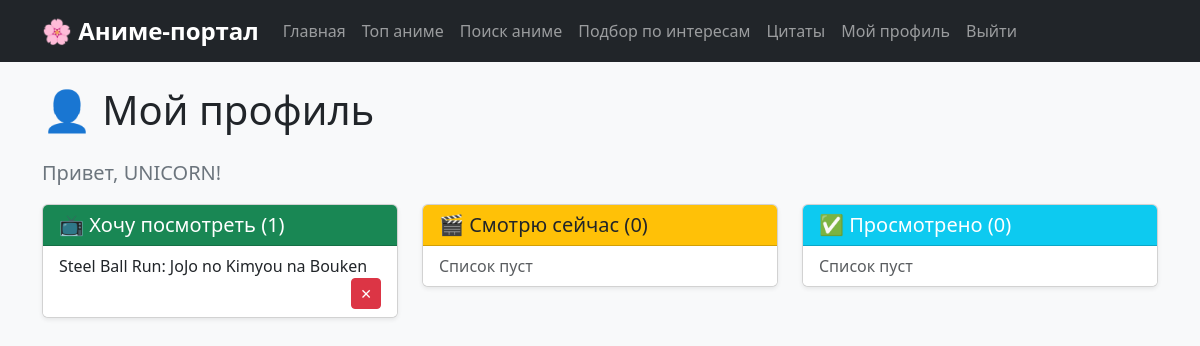
The page /profile (signed in) on the database as committed earlier.
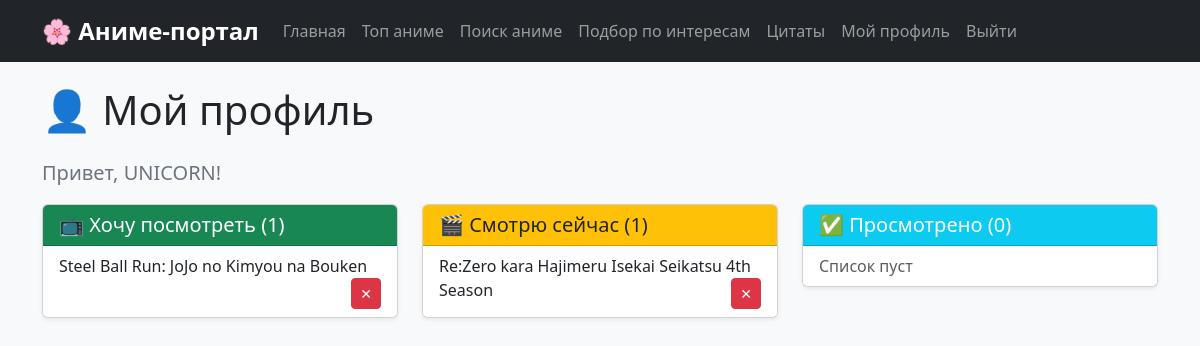
The same page on the database as committed later.
### tables this page shows
CREATE TABLE users (
            id INTEGER PRIMARY KEY AUTOINCREMENT,
            username TEXT UNIQUE NOT NULL,
            password TEXT NOT NULL
        );

CREATE TABLE user_anime_lists (
            id INTEGER PRIMARY KEY AUTOINCREMENT,
            user_id INTEGER NOT NULL,
            anime_title TEXT NOT NULL,
            status TEXT NOT NULL
        );

### app.py (the view)
@app.route('/profile')
def profile():
    if 'user_id' not in session:
        return redirect(url_for('login'))
    user_id = session['user_id']
    username = get_username_db(user_id)
    want_to_watch = get_user_anime_list_db(user_id, 'want_to_watch')
    watching = get_user_anime_list_db(user_id, 'watching')
    watched = get_user_anime_list_db(user_id, 'watched')
    return render_template('profile.html',
                           username=username,
                           want_to_watch=want_to_watch,
                           watching=watching,
                           watched=watched)

### app.py (called while the page is built)
def get_user_anime_list_db(user_id, status):
    conn = sqlite3.connect('anime.db')
    cursor = conn.cursor()
    cursor.execute('SELECT anime_title FROM user_anime_lists WHERE user_id = ? AND status = ?',
                   (user_id, status))
    results = [row[0] for row in cursor.fetchall()]
    conn.close()
    return results

def get_username_db(user_id):
    conn = sqlite3.connect('anime.db')
    cursor = conn.cursor()
    cursor.execute('SELECT username FROM users WHERE id = ?', (user_id,))
    result = cursor.fetchone()
    conn.close()
    return result[0] if result else "Пользователь"

### templates/profile.html (shortened to what this page needs)
{% extends "base.html" %}
{% block content %}
<h1 class="mb-4">👤 Мой профиль</h1>
<p class="lead">Привет, {{ username }}!</p>
<div class="row">
    <div class="col-md-4">
        <div class="card shadow-sm mb-4">
            <div class="card-header bg-success text-white">
                <h5 class="mb-0">📺 Хочу посмотреть ({{ want_to_watch|length }})</h5>
            </div>
            <ul class="list-group list-group-flush">
                {% for anime in want_to_watch %}
                <li class="list-group-item">
                    {{ anime }}
                    <form method="POST" action="/remove_from_list" class="d-inline float-end">
                        <button type="submit" class="btn btn-danger btn-sm">✕</button>
                    </form>
                </li>
                {% else %}
                <li class="list-group-item text-muted">Список пуст</li>
                {% endfor %}
            </ul>
        </div>
    </div>
    <div class="col-md-4">
        <div class="card shadow-sm mb-4">
            <div class="card-header bg-warning text-dark">
                <h5 class="mb-0">🎬 Смотрю сейчас ({{ watching|length }})</h5>
            </div>
            <ul class="list-group list-group-flush">
                {% for anime in watching %}
                <li class="list-group-item">
                    {{ anime }}
                    <form method="POST" action="/remove_from_list" class="d-inline float-end">
                        <button type="submit" class="btn btn-danger btn-sm">✕</button>
                    </form>
                </li>
                {% else %}
                <li class="list-group-item text-muted">Список пуст</li>
                {% endfor %}
            </ul>
        </div>
    </div>
    <div class="col-md-4">
        <div class="card shadow-sm mb-4">
            <div class="card-header bg-info text-white">
                <h5 class="mb-0">✅ Просмотрено ({{ watched|length }})</h5>
            </div>
            <ul class="list-group list-group-flush">
                {% for anime in watched %}
                <li class="list-group-item">
                    {{ anime }}
                    <form method="POST" action="/remove_from_list" class="d-inline float-end">
                        <input type="hidden" name="anime_title" value="{{ anime }}">
                        <button type="submit" class="btn btn-danger btn-sm">✕</button>
                    </form>
                </li>
                {% else %}
                <li class="list-group-item text-muted">Список пуст</li>
                {% endfor %}
            </ul>
        </div>
    </div>
</div>
{% endblock %}

### templates/base.html (shortened to what this page needs)
<!DOCTYPE html>
<html lang="ru">
<head>
    <link href="https://cdn.jsdelivr.net/npm/bootstrap@5.3.0/dist/css/bootstrap.min.css" rel="stylesheet">
    <link rel="stylesheet" href="{{ url_for('static', filename='style.css') }}">
</head>
<body>
    <nav class="navbar navbar-expand-lg navbar-dark bg-dark">
        <div class="container">
            <a class="navbar-brand" href="/">🌸 Аниме-портал</a>
            <div class="collapse navbar-collapse" id="navbarNav">
                <ul class="navbar-nav me-auto">
                    <li class="nav-item">
                        <a class="nav-link" href="/">Главная</a>
                    </li>
                    <li class="nav-item">
    <a class="nav-link" href="/top">Топ аниме</a>
</li>
<li class="nav-item">
    <a class="nav-link" href="/search">Поиск аниме</a>
</li>
<li class="nav-item">
    <a class="nav-link" href="/recommend">Подбор по интересам</a>
</li>
                    <li class="nav-item">
                        <a class="nav-link" href="/quotes">Цитаты</a>
                    </li>
                    {% if session.get('user_id') %}
                        <li class="nav-item">
                            <a class="nav-link" href="/profile">Мой профиль</a>
                        </li>
                        <li class="nav-item">
                            <a class="nav-link" href="/logout">Выйти</a>
                        </li>
                    {% endif %}
                </ul>
            </div>
        </div>
    </nav>
    <div class="container mt-4">
        {% block content %}
        {% endblock %}
    </div>
</body>
</html>

### static/style.css (style rules this page uses)
body { background-color: #f8f9fa; font-family: 'Segoe UI', Tahoma, Geneva, Verdana, sans-serif; }
.navbar-brand { font-weight: bold; font-size: 1.5rem; }
.card { transition: transform 0.2s; }
.lead { color: #6c757d; }

Rows that differ between the two databases and show on the page:
added user_anime_lists: anime_title "Re:Zero kara Hajimeru Isekai Seikatsu 4th Season", shown under "🎬 Смотрю сейчас (1)"
Other text that changed with them:
{{ watching|length }}: "0" → "1"
text no longer shown: "Список пуст"
